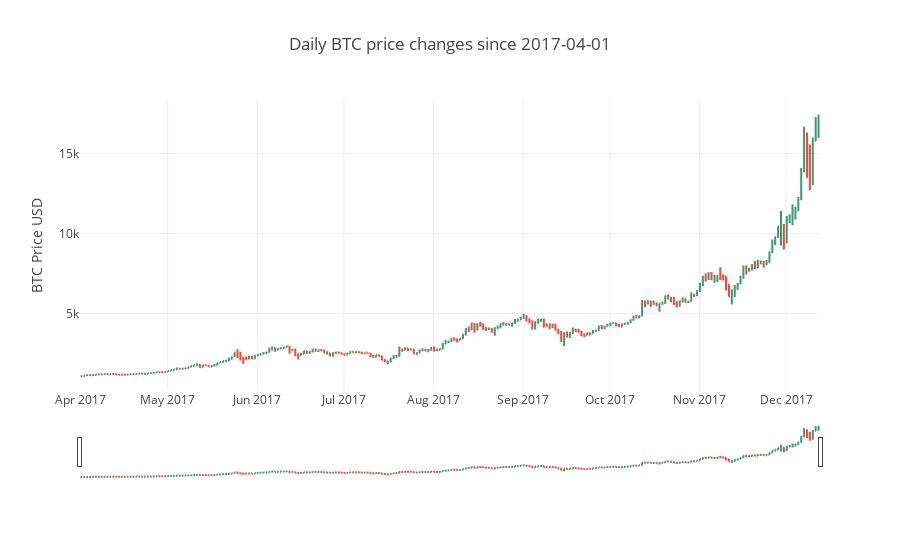

Here is the notebook cell this chart was saved with:
### Markdown cell above
Taking a look at our data, we have ~5.8 million historical trades for BTC in 2017. Below we aggregate this trading data to build an open-high-low-close (OHLC) chart.

### Code cell
# Add the time aggregation and OHLC funciton
def time_precision(series, precision):
    """
    Returns the date time series with a date time value floored to the 
    specified freq string
    """
    return (pd.DatetimeIndex(series)).floor(precision)


def make_ohlc(df, datetime_col, price_col, time_granularity):
    """
    Calculates the data for an OHLC chart from a df with a date_time and
    price columns, with intervals of time_granularity. Returns a DataFrame.
    """
    
    df = df.sort_values(datetime_col)    
    df["time_bracket"] = df[datetime_col].map(
        lambda x: time_precision(x, time_granularity))

    btc_ohlc = df.groupby("time_bracket")[price_col]\
        .agg(["first", "max", "min", "last", "median"])\
        .rename(columns={'first': 'open', 'max': 'high', "min": "low", "last": "close"})

    conditions = [(btc_ohlc['open'] <= btc_ohlc['close']),
                  (btc_ohlc['open'] > btc_ohlc['close'])]

    choices = ["up", "down"]

    btc_ohlc['price_change_label'] = np.select(conditions, choices)

    btc_ohlc["price_change_pct"] = 100 * \
        (btc_ohlc["close"] / btc_ohlc["open"] - 1)

    return (btc_ohlc)

btc_ohlc_24h = make_ohlc(btc,"date_time","price","1d")
btc_ohlc_6h = make_ohlc(btc,"date_time","price","6h")
btc_ohlc_6h.head(5)

btc = btc.sort_values("timestamp")
df = btc.groupby("date")["price"].agg(['mean']).rename(columns={'mean': 'price'})

start_date = "2017-04-01"
df = btc_ohlc_24h[pd.to_datetime(start_date).date():]

trace = go.Ohlc(x=df.index,
                open=df.open,
                high=df.high,
                low=df.low,
                close=df.close,
               name = "BTC price")
data = [trace]
layout = dict(title = "Daily BTC price changes since "+start_date,
              yaxis = {'title': 'BTC Price USD'},legend=dict(orientation="h"))
fig = dict(data=data, layout=layout)
iplot(fig, filename='simple_ohlc')

### Figure 1 — Plotly figure (JSON) as saved in the notebook; plotly's stock layout.template omitted (floating-point values rounded to 4 significant figures; data arrays with more than 128 entries replaced by an {"elided": "..."} marker saying what was removed)
{"data": [{"close": {"elided": "256 float values"}, "high": {"elided": "256 float values"}, "low": {"elided": "256 float values"}, "name": "BTC price", "open": {"elided": "256 float values"}, "type": "ohlc", "x": {"elided": "256 str values"}}], "layout": {"legend": {"orientation": "h"}, "title": "Daily BTC price changes since 2017-04-01", "yaxis": {"title": "BTC Price USD"}}}
